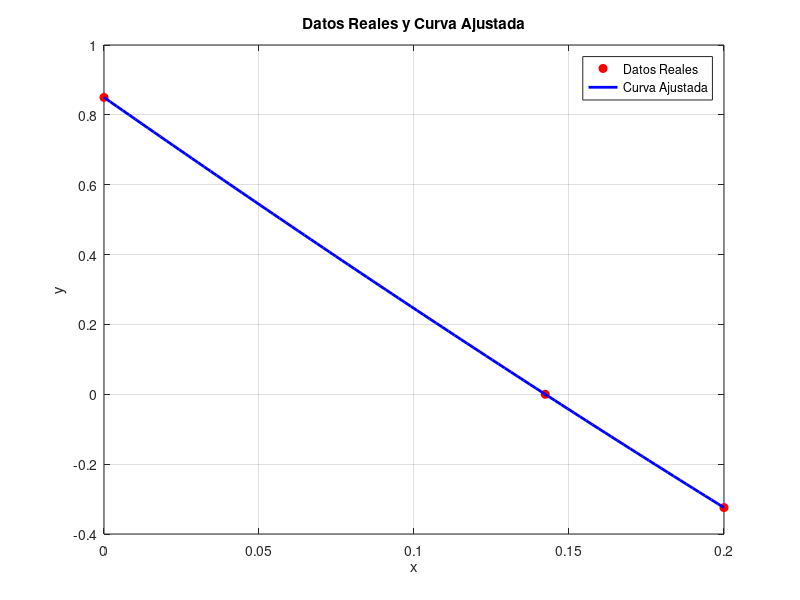

Write MATLAB code to recreate this figure.
%% Limpieza
clear;
clc;
close all;

%% Puntos de datos (x, y)
XY = [0 0.85; 0.14234 0; 0.2 -0.3244]; % (x, y) puntos de datos
x_vals = XY(:, 1);
y_reales = XY(:, 2);

%% Ajuste por mínimos cuadrados
% Construir la matriz de diseño para el polinomio cúbico
X = [x_vals.^3, x_vals.^2, x_vals, ones(size(x_vals))];

% Resolver para los coeficientes (a, b, c, d)
coeficientes = (X \ y_reales)';

% Descomponer los coeficientes
a = coeficientes(1);
b = coeficientes(2);
c = coeficientes(3);
d = coeficientes(4);

% Mostrar los coeficientes obtenidos
disp('Coeficientes obtenidos por mínimos cuadrados:');
disp(['a = ', num2str(a)]);
disp(['b = ', num2str(b)]);
disp(['c = ', num2str(c)]);
disp(['d = ', num2str(d)]);

%% Graficar los datos reales y la curva ajustada

% Valores de x para la curva ajustada
x_fit = linspace(min(x_vals), max(x_vals), 100);

% Calcular los valores ajustados de y
y_fit = a * x_fit.^3 + b * x_fit.^2 + c * x_fit + d;

% Graficar los datos reales con marcadores
figure;
plot(x_vals, y_reales, 'ro', 'MarkerFaceColor', 'r', 'DisplayName', 'Datos Reales');
hold on;

% Graficar la curva ajustada
plot(x_fit, y_fit, 'b-', 'LineWidth', 2, 'DisplayName', 'Curva Ajustada');

% Configurar la gráfica
xlabel('x');
ylabel('y');
title('Datos Reales y Curva Ajustada');
legend;
grid on;

